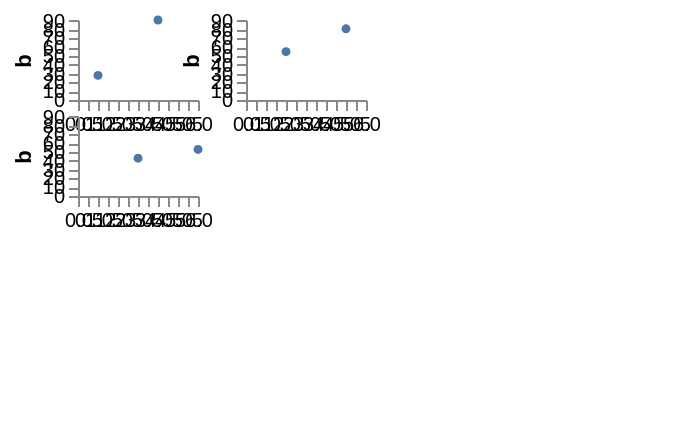

Write a Vega-Lite specification for this figure.
### Vega specification from a JSON file in a GitHub repository (floating-point values rounded to 4 significant figures)
{"width": 300, "height": 200, "padding": 5, "data": [{"name": "table", "values": [{"a": "Alpha", "b": 28, "c": "x", "d": 1, "col": 0, "row": 0}, {"a": "Bravo", "b": 55, "c": "y", "d": 2, "col": 1, "row": 1}, {"a": "Charlie", "b": 43, "c": "x", "d": 3, "col": 2, "row": 0}, {"a": "Delta", "b": 91, "c": "z", "d": 4, "col": 0, "row": 1}, {"a": "Echo", "b": 81, "c": "y", "d": 5, "col": 1, "row": 0}, {"a": "Foxtrot", "b": 53, "c": "z", "d": 6, "col": 2, "row": 1}]}], "scales": [{"name": "x", "type": "linear", "domain": {"data": "table", "field": "d"}, "range": [0, 60]}, {"name": "y", "type": "linear", "domain": {"data": "table", "field": "b"}, "range": [40, 0]}], "layout": {"align": {"row": "none", "column": "none"}, "bounds": "flush", "columns": 2, "padding": {"row": 8, "column": 24}, "center": true}, "marks": [{"type": "group", "from": {"facet": {"name": "facet", "data": "table", "groupby": ["col"]}}, "encode": {"update": {"width": {"value": 60}, "height": {"value": 40}}}, "axes": [{"orient": "left", "scale": "y", "title": "b"}, {"orient": "bottom", "scale": "x"}], "marks": [{"type": "symbol", "from": {"data": "facet"}, "encode": {"enter": {"x": {"scale": "x", "field": "d"}, "y": {"scale": "y", "field": "b"}, "size": {"value": 20}}}}]}]}
